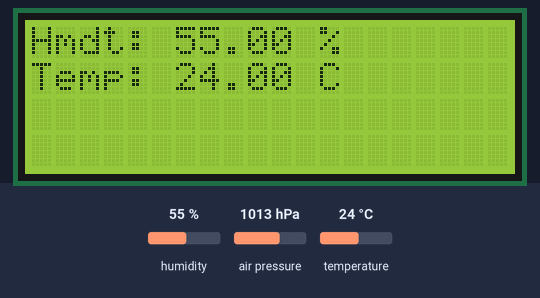
Bench run of a sketch on a simulated Arduino Nano, built with avr-gcc and run on an emulated ATmega328P. Shown: 20×4 character LCD. The test bench sets the inputs (shaded band); at power-on: humidity 55 %, air pressure 1013 hPa, temperature 24 °C. What the sketch prints to the serial monitor is not drawn.

Above: at 6.3 s.
6.4 s: humidity set to 22 %
At 10.5 s:
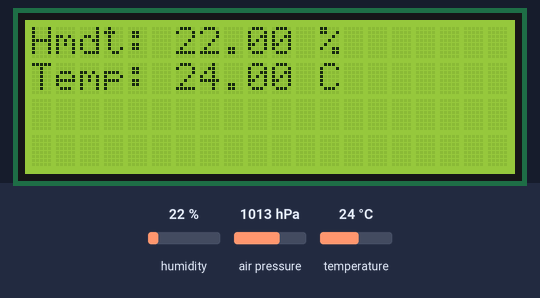
12.4 s: air pressure set to 952 hPa
At 17.0 s:
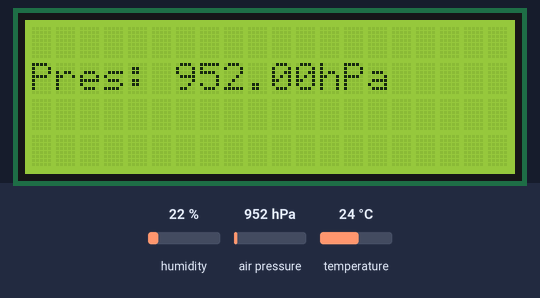
18.4 s: temperature set to 12 °C
At 22.7 s:
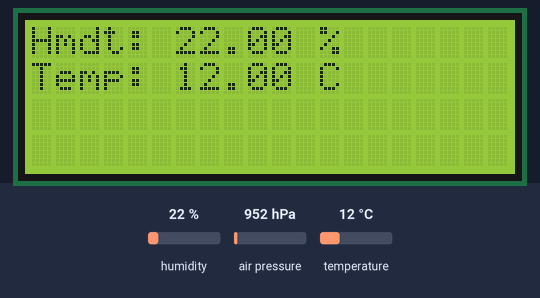
24.4 s: air pressure set to 975 hPa
At 29.2 s:
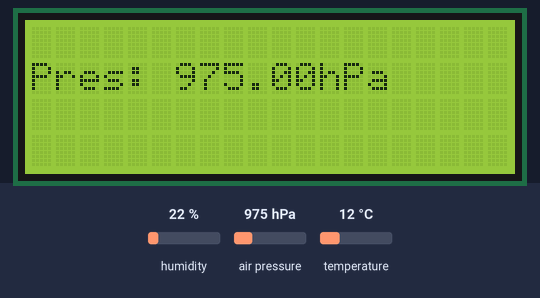
29.9 s: humidity set to 40 %
At 31.2 s:
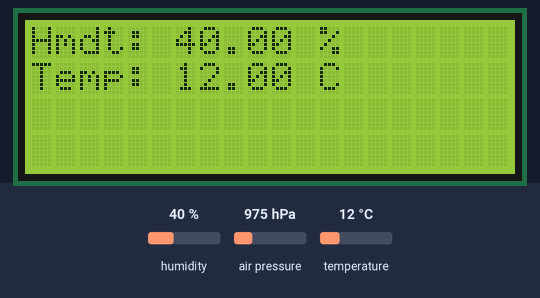
34.1 s: air pressure set to 1000 hPa
At 37.7 s:
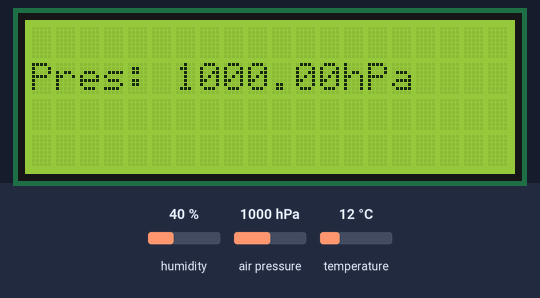
Timing chart, 0 to 39.2 s (numbered marks = the images above; inputs shaded):
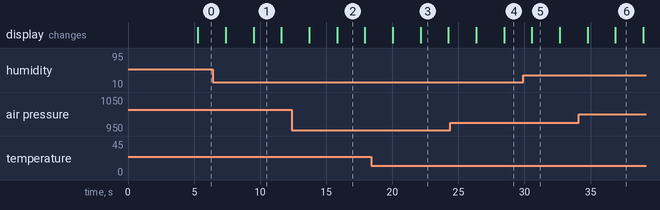

The sketch:

arduino_ground.ino
```cpp
/*

An Arduino controller for the weather station, at the
ground level. Output is shown on the LCD screen and
written to the serial port with SERIAL_BAUD speed,
in the following form:
  - "Temperature: XX.X\n"
  - "Pressure: XXXX.X\n"

Units:
  - Humidity: percentage (relative humidity)
  - Temperature: degrees Celsius
  - Water level: raw analog pin reading
  - Pressure: hPa
  - PM 1.0, PM 2.5, PM 10.0: ug/m3

Pin layout (for Arduino Nano):
  - A0: water level sensor analog output
  - D7: DHT11 humidity & temperature input/output pin
  - A4: SDA pin for LCD and pressure sensor
  - A5: SCL ping for LCD and pressure sensor
  - D4: PMS5003 serial output (PIN5 in the datasheet)
  - D5: no connect

Connecting LCD is optional.

Required libraries:
  - Adafruit Unified Sensor, ver >= 1.0.3
  - DHT sensor library, ver >= 1.3.4
  - Adafruit BMP085 library >= 1.0.0

*/

#include <Wire.h>
#include <LiquidCrystal_I2C.h>
#include <DHT.h>
#include <Adafruit_BMP085.h>
#include <SoftwareSerial.h>

#include "pms5003.h"

// Output is written to serial.
#define SERIAL_BAUD 9600

// Temperature and humidity sensor.
#define DHTPIN 7
#define DHTTYPE AM2301
DHT dht(DHTPIN, DHTTYPE);

// Water level sensor.
#define WATER_SENSOR A0
#define WATER_ENABLED false

// Pressure sensor.
Adafruit_BMP085 bmp;

// Air quality sensor (PMS).
#define PMS_DATA_INPUT 4
#define UNUSED_PMS_DATA_OUTPUT 5
SoftwareSerial pmsSerial(PMS_DATA_INPUT, UNUSED_PMS_DATA_OUTPUT);

// Set the LCD address to 0x27 for a 16 chars and 2 line display.
LiquidCrystal_I2C lcd(0x27, 20, 4);

void setup() {
  // Initializes the output seral port.
  Serial.begin(SERIAL_BAUD);
  while (!Serial);

  // Initializes LCD.
  lcd.init();
  lcd.backlight();
  lcd.clear();
  lcd.setCursor(0, 0);
  lcd.print("Starting");

  // Initializes DHT (temp & humidity) sensor.
  dht.begin();

  // Initializes pressure sensor.
  bmp.begin();

  // Initializes the PMS serial port.
  pmsSerial.begin(9600);

  // Print the welcome message.
  Serial.println("Multi-sensor.");
  Serial.println("Humidity unit: % (relative humidity)");
  Serial.println("Temperature unit: degrees C");
  Serial.println("Pressure unit: hPa");
  Serial.println("PM 1.0, 2.5, 10.0 unit: ug/m^3");
  Serial.println("Waiting for first measurement");

  // Wait a few seconds at start, so that sensorts settle.
  delay(5000);
}

// For the LCD.
//   0: humidity and temperature
//   1: water level
int display_page = 0;

void loop() {
  // At the beginning we busy wait for a while
  // for the PMS unit to start sending data.
  // Note that we may miss the reading if the transmission
  // doesn't start before the loop terminates.
  struct pms5003data pms_data;
  bool pms_data_available = false;
  for (int i = 0; i < 5000; ++i) {
    if(readPMSdata(&pmsSerial, &pms_data)) {
      pms_data_available = true;
    }
  }

  // Print air quality data.
  if (pms_data_available) {
    Serial.print("PM 1.0 standard: ");
    Serial.println(pms_data.pm10_standard);
    Serial.print("PM 2.5 standard: ");
    Serial.println(pms_data.pm25_standard);
    Serial.print("PM 10.0 standard: ");
    Serial.println(pms_data.pm100_standard);

    Serial.print("PM 1.0 environmental: ");
    Serial.println(pms_data.pm10_env);
    Serial.print("PM 2.5 environmental: ");
    Serial.println(pms_data.pm25_env);
    Serial.print("PM 10.0 environmental: ");
    Serial.println(pms_data.pm100_env);

    Serial.print("Particles > 0.3um / 0.1L air: ");
    Serial.println(pms_data.particles_03um);
    Serial.print("Particles > 0.5um / 0.1L air: ");
    Serial.println(pms_data.particles_05um);
    Serial.print("Particles > 1.0um / 0.1L air: ");
    Serial.println(pms_data.particles_10um);
    Serial.print("Particles > 2.5um / 0.1L air: ");
    Serial.println(pms_data.particles_25um);
    Serial.print("Particles > 5.0um / 0.1L air: ");
    Serial.println(pms_data.particles_50um);
    Serial.print("Particles > 10.0 um / 0.1L air: ");
    Serial.println(pms_data.particles_100um);
  }

  // Read temperature and humidity.
  const float h = dht.readHumidity();
  const float t = dht.readTemperature();

  // Print temperature and humidity.
  if (!isnan(h)) {
    Serial.print("Humidity: ");
    Serial.println(h);
  }
  if (!isnan(t)) {
    Serial.print("Temperature: ");
    Serial.println(t);
  }

  // Read and print water level.
  int water = 0;
  if (WATER_ENABLED) {
    water = analogRead(WATER_SENSOR);
    Serial.print("Water level: ");
    Serial.println(water);
  }

  // Read and print pressure.
  const float pressure = bmp.readPressure() / 100.0;
  Serial.print("Pressure: ");
  Serial.println(pressure);

  // Print data to LCD.
  lcd.clear();
  if (display_page == 0) {
    // Print a message to the LCD.
    lcd.setCursor(0, 0);
    lcd.print("Hmdt: ");
    lcd.print(h);
    lcd.print(" %");

    lcd.setCursor(0, 1);
    lcd.print("Temp: ");
    lcd.print(t);
    lcd.print(" C");
  }
  if (display_page == 1) {
    if (WATER_ENABLED) {
      lcd.setCursor(0, 0);
      lcd.print("Water: ");
      lcd.print(water);
    }

    lcd.setCursor(0, 1);
    lcd.print("Pres: ");
    lcd.print(pressure);
    lcd.print("hPa");
  }

  display_page = display_page + 1;
  if (display_page == 2) {
    display_page = 0;
  }

  // Wait a while before measuring again.
  delay(2000);
}
```

pms5003.cpp
```cpp
#include "pms5003.h"

// Copied from Adafruit's code.
bool readPMSdata(SoftwareSerial* serial, struct pms5003data* data) {
  if (!serial->available()) {
    return false;
  }

  // Read a byte at a time until we get to the special '0x42' start-byte
  if (serial->peek() != 0x42) {
    serial->read();
    return false;
  }

  // Now read all 32 bytes
  if (serial->available() < 32) {
    return false;
  }

  uint8_t buffer[32];
  uint16_t sum = 0;
  serial->readBytes(buffer, 32);

  // get checksum ready
  for (uint8_t i=0; i<30; i++) {
    sum += buffer[i];
  }

  // The data comes in endian'd, this solves it so it works on all platforms
  uint16_t buffer_u16[15];
  for (uint8_t i=0; i<15; i++) {
    buffer_u16[i] = buffer[2 + i*2 + 1];
    buffer_u16[i] += (buffer[2 + i*2] << 8);
  }

  // put it into a nice struct :)
  memcpy((void *)data, (void *)buffer_u16, 30);

  if (sum != data->checksum) {
    // Checksum failure.
    return false;
  }

  // success!
  return true;
}
```

pms5003.h
```cpp
#include <Arduino.h>
#include <SoftwareSerial.h>

// For the air quality sensor.
// Copied from Adafruit's code.
struct pms5003data {
  uint16_t framelen;
  uint16_t pm10_standard, pm25_standard, pm100_standard;
  uint16_t pm10_env, pm25_env, pm100_env;
  uint16_t particles_03um, particles_05um, particles_10um, particles_25um, particles_50um, particles_100um;
  uint16_t unused;
  uint16_t checksum;
};

// Reads PMS5003 output.
// Returns false if reading fails (for example there's
// currently no data to read).
bool readPMSdata(SoftwareSerial* serial, struct pms5003data* data);
```

Measured:
- after the input at 6.4 s, the display: first differs from a run without the input after 3.1 s (image 1)
- after the input at 12.4 s, the display: first differs from a run without the input after 3.4 s (image 2)
- after the input at 18.4 s, the display: first differs from a run without the input after 3.7 s (image 3)
- after the input at 24.4 s, the display: first differs from a run without the input after 4.1 s (image 4)
- after the input at 29.9 s, the display: changes after 0.67 s (image 5)
- after the input at 34.1 s, the display: first differs from a run without the input after 2.8 s (image 6)
- what the display in image 1 shows lasts 2.1 s, from 9.5 s to 11.6 s
